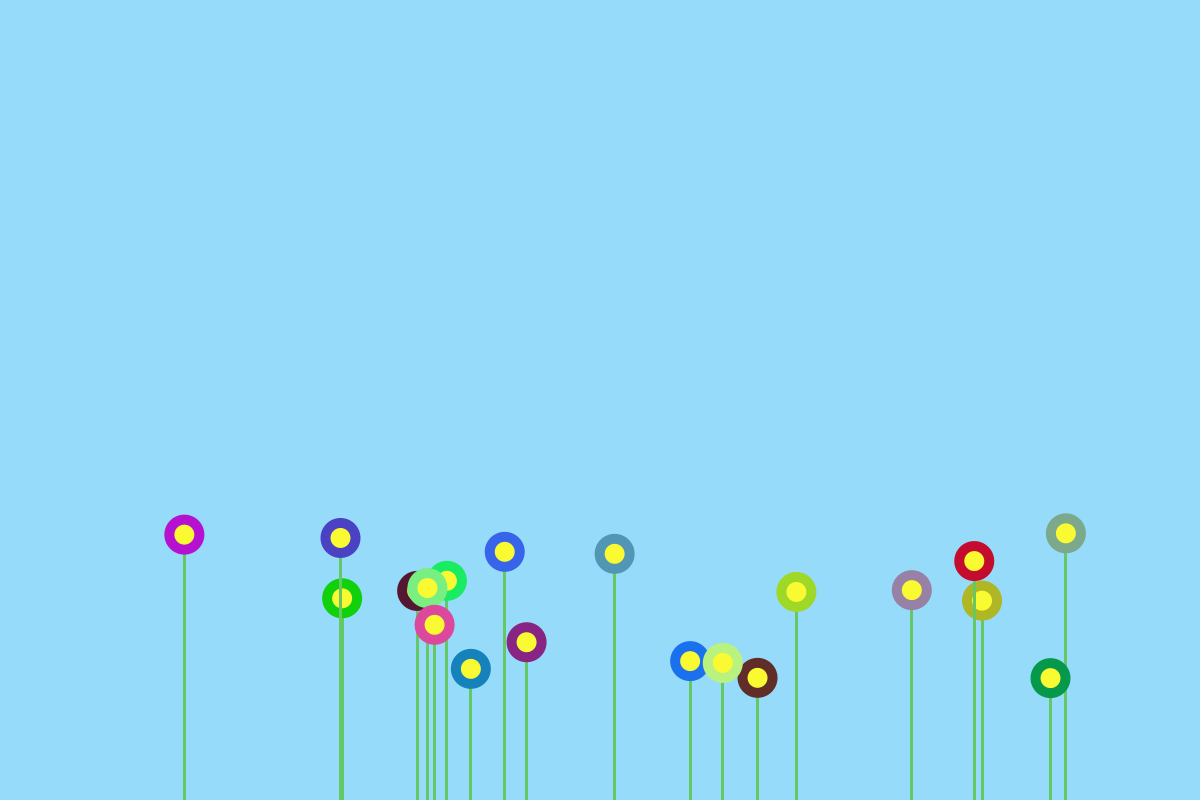
Frame 1 (no input)
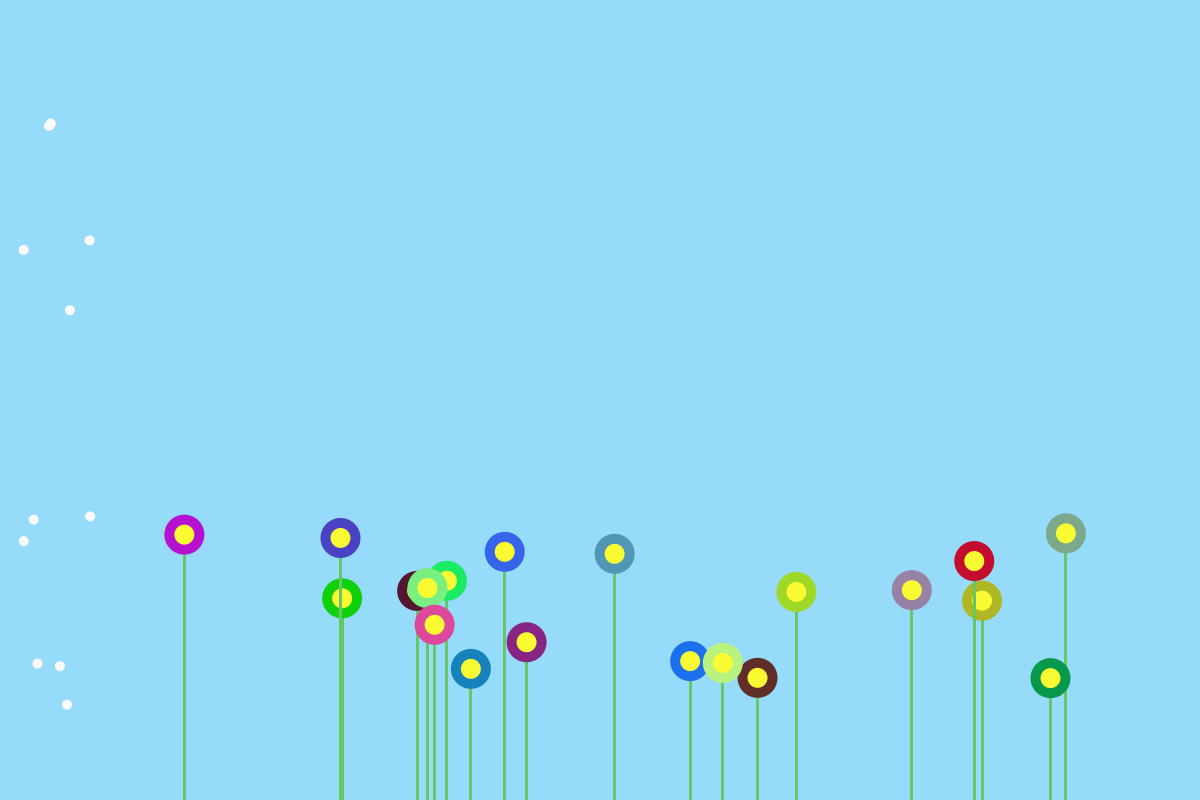
Frame 60 (the mouse pressed at the canvas centre just before this capture)
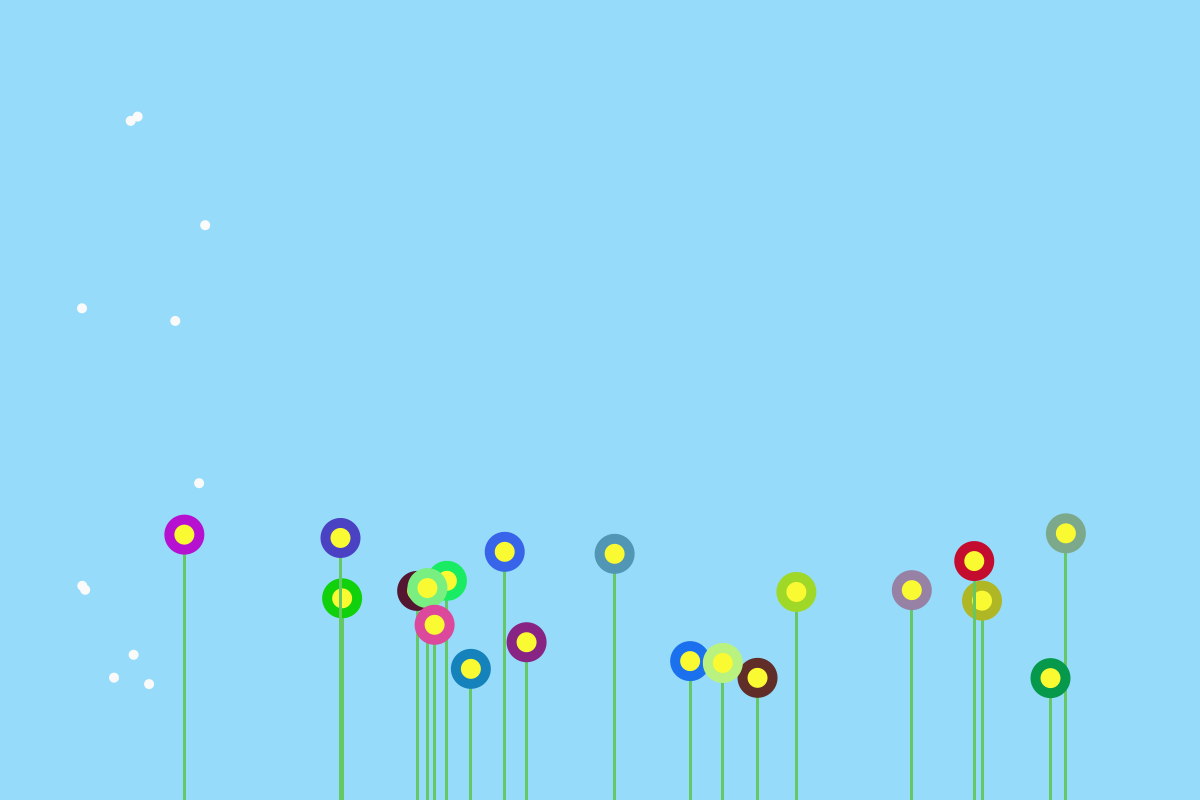
Frame 120 (the mouse held since frame 60 and released just before this capture)

The Processing sketch that drew these frames (run headless with seeded random() and noise(); from frame 60 on, the mouse is pressed at the canvas centre):

// Processing sketch: Motion_Spring_Dynamics
// ── Motion_Spring_Dynamics.pde
Habitat h;
Butterfly b;
void setup() {
  size(1200,800);
  b = new Butterfly(.5, .5); //tester
  h = new Habitat();
}

void draw() {
  background(150,220,250);
  h.display();
  h.run();
  b.display();
  b.move();
}
// ── Butterfly.pde
class Butterfly {
  PVector loc, speed;
  float wave, amp, omega;
  int size, detect_radius;
  color col;
  boolean top, bot, is_hungry, en_route;
  Butterfly() {
    //loc offscreen
    //speed pos or neg depending on where offscreen spawn
    //size range from big to small
    //no color if spawned as adult
    int i = int(random(0,1));
    if(i == 0) {
      loc = new PVector(random(-50, -10), random(100, height - 100));
      speed = new PVector(random(.5,2),random(-.5,.5));
      omega = .03;
    }
    else {
      loc = new PVector(random(width + 10, width + 50), random(0, height));
      speed = new PVector(-random(.5,2),random(-.5,.5));
      omega = random(.03, .5);
    }
    col = color(250);
    amp = random(.5,1);
    en_route = top = bot = false;
    detect_radius = int(random(50,100));
  }
  Butterfly(float o, float a) {
    loc = new PVector(random(-50, -10), random(100, height - 100));
    speed = new PVector(random(.5,2),random(-.5,.5));
    omega = o;
    amp = a;
    col = color(250);
    top = bot = false;
    detect_radius = int(random(50,100));
  }
  void display() {
    //Maybe 2 visuals, focus on small, less-detailed for now that moves around screen
    //other visual close-up, more detailed ?
    noStroke();
    fill(col);
    ellipse(loc.x, loc.y, 10, 10);
  }
  
  void move() {
    //if started on left side, tendency towards right
    //if started on right side, tendency towards left
    wave = amp * sin(omega*loc.x);
    loc.x+=speed.x;
    loc.y+=wave + speed.y;
    //keeps butterfly within section of screen y wise
    if(loc.y > height-150 && !bot) {
      speed.y*=-1;
      bot = true;
      top = false;
    }
    else if(loc.y < 150 && !top) {
      speed.y*=-1;
      top = true;
      bot = false;
    }
    //after going off screen x wise, changes direction
    if(loc.x > width + 50) speed.x*=-1;
    else if(loc.x < -50) speed.x*=-1;
    
  }
  void eat(color c) {
    //gets color of flower and becomes that color
    col = c;
  }
  void flyTo() {
    //changes movement to go towards flower 
    if(!en_route) {
      
      en_route = true; 
    }
  }
}
// ── Flower.pde
class Flower {
  PVector base_loc, top_stem;
  PVector speed;
  color col, other;
  int petal_size, scent_radius, size, lifespan;
  boolean isDead, eaten;
  Flower() {
    //base_loc a little past bottom of screen
    //top_stem can vary
    //color random
    base_loc = new PVector(random(100,1100), random(50) + height);
    size = int(random(150,300));
    top_stem = new PVector(base_loc.x, base_loc.y - size);
    isDead = eaten = false;
    col = color(random(250),random(250),random(250));
    scent_radius = int(random(5,200));
  }
  Flower(color c, int sr) {
    base_loc = new PVector(random(100,1100), random(50) + height);
    size = int(random(150,300));
    top_stem = new PVector(base_loc.x, base_loc.y - size);
    isDead = eaten = false;
    col = c;
    scent_radius = sr;
  }
  Flower(PVector l, color c, int sr) {
    base_loc = l;
    size = int(random(150,300));
    top_stem = new PVector(base_loc.x, base_loc.y - size);
    isDead = eaten = false;
    col = c;
    scent_radius = sr;
  }
  void display() {
    strokeWeight(3);
    stroke(100,200,100);
    line(base_loc.x, base_loc.y, top_stem.x, top_stem.y);
    noStroke();
    fill(col);
    ellipse(top_stem.x, top_stem.y, 40, 40);
    fill(250,250,50);
    ellipse(top_stem.x, top_stem.y, 20, 20);
  }
  void move() {
    //sway
  }
  void eaten() {
    eaten = true; 
  }
  color getColor() {
    return col; 
  }
  color getColorOther() {
    return other; 
  }
  void giveColor(color c) {
    other = c; 
  }
  int getScentRadius() {
    return scent_radius;
  }
  void dead() {
    //when lifespan in seconds is 0, dies
  }
}
// ── Habitat.pde
class Habitat {
  Butterfly[] bb;
  ArrayList<Flower> ff = new ArrayList();
  int b_num, f_num;
  Habitat() {
    b_num = 10;
    f_num = 20;
    bb = new Butterfly[b_num];
    for(int j = 0; j < f_num; j++)
      ff.add(new Flower());
    for(int i = 0; i < b_num; i++) 
      bb[i] = new Butterfly();
  }
  Habitat(int b) {
    b_num = b; 
    f_num = 20;
    bb = new Butterfly[b_num];
    for(int j = 0; j < f_num; j++)
      ff.add(new Flower());
    for(int i = 0; i < b_num; i++) 
      bb[i] = new Butterfly();
  }
  void display() {
    for(Flower f : ff) 
      f.display();
    for(int i = 0; i < b_num; i++) {
      bb[i].display();
      bb[i].move();
    }
  }
  void run() {
    for(int i = 0; i < b_num; i++) {
      for(int j = 0; j < f_num; j++) {
        if(inRange(bb[i], ff.get(i)) && !ff.get(i).eaten) {
          //butterfly becomes flower color if doesn't have one
          bb[i].eat(ff.get(i).col);
          ff.get(i).eaten();
          offspring(ff.get(i));
        }
      }
    }
  }
  boolean inRange(Butterfly b, Flower f) {
    //change bb omega/amp and calc distance something something
    if(dist(b.loc.x, b.loc.y, f.top_stem.x, f.top_stem.y) <= b.detect_radius
    && dist(b.loc.x, b.loc.y, f.top_stem.x, f.top_stem.y) <= f.scent_radius)
      return true;
    return false;
  }
  void offspring(Flower f) {
    int s = f.getScentRadius();
    int ns = int(randomGaussian()) + s;
    color c1 = f.getColor();
    color c2, c3;
    if(f.eaten) {
      c2 = f.getColorOther();
      c3 = c1 + c2;
    }
    else c3 = c1;
    PVector loc = new PVector(randomGaussian() * 30 + f.base_loc.x, randomGaussian() * 30 + f.base_loc.y);
    ff.add(new Flower(loc, c3, ns));
  }
  void newFlower(Flower f) {
    int s = f.getScentRadius();
    int ns = int(randomGaussian()) + s;
    color c1 = f.getColor();
    color c2, c3;
    if(f.eaten) {
      c2 = f.getColorOther();
      c3 = c1 + c2;
    }
    else c3 = c1;
    ff.remove(f);
    ff.add(new Flower(c3, ns));
  }
  void randomNewFlower(Flower f) {
    ff.remove(f);
    ff.add(new Flower());
  }
}
// ── Timer.pde
class Timer {
  int startSec, startMin, startHour;
  int curSec, curMin, curHour;
  int duration, ODURATION;
  boolean start, end;
  Timer(int d) {
    ODURATION = duration = d;
    start = end = false;
  }
  void init() {
    if(!start) {
      startSec = second();
      startMin = minute();
      startHour = hour(); 
      start = true;
    }
  }
  void countdown() {
    init();
    curSec = second();
    if(curSec != startSec) {
      duration--;
      startSec = curSec;
    }
    if(duration <= 0) end = true;
  }
  int getTime() {
    return duration; 
  }
  void reset() {
    duration = ODURATION;
    start = end = false;
  }
}
// ── VerletBall.pde
//Code by Ira Greenberg

class VerletBall {

  PVector pos, posOld;
  PVector push;
  float radius;

  VerletBall(){
  }

  VerletBall(PVector pos,  PVector push, float radius){
    this.pos = pos;
    this.push = push;
    this.radius = radius;
    this.posOld  = new PVector(pos.x, pos.y);
    
    // start motion
    pos.add(push);
  }

  void verlet(){
    PVector posTemp = new PVector(pos.x, pos.y);
    pos.x += (pos.x-posOld.x);
    pos.y += (pos.y-posOld.y);
    posOld.set(posTemp);
  }

  void render(){
    ellipse(pos.x, pos.y, radius*2, radius*2);
  }

  void boundsCollision(){
    if (pos.x>width-radius){
      pos.x = width-radius;
      posOld.x = pos.x;
      pos.x -= push.x;
    } 
    else if(pos.x<radius){
      pos.x = radius;
      posOld.x = pos.x;
      pos.x += push.x;
    }

    if (pos.y<radius){
      pos.y = radius;
      posOld.y = pos.y;
      pos.y += push.y;
    } 
    
    if (pos.y>height-radius){
      pos.y = height-radius;
      posOld.y = pos.y;
      pos.y -= push.y;
    } 
  }



}
// ── VerletStick.pde
//Code by Ira Greenberg

class VerletStick {
  VerletBall b1, b2;
  float stiffness;
  
  PVector vecOrig;
  float len;

  VerletStick(){
  }

  VerletStick(VerletBall b1, VerletBall b2, float stiffness){
    this.b1 = b1;
    this.b2 = b2;
    this.stiffness = stiffness;
    vecOrig  = new PVector(b2.pos.x-b1.pos.x, b2.pos.y-b1.pos.y);
    len = dist(b1.pos.x, b1.pos.y, b2.pos.x, b2.pos.y);
  }

  void render(){
    beginShape();
    vertex(b1.pos.x, b1.pos.y);
    vertex(b2.pos.x, b2.pos.y);
    endShape();
  }

  void constrainLen(){
    PVector delta = new PVector(b2.pos.x-b1.pos.x, b2.pos.y-b1.pos.y);
    float deltaLength = delta.mag();
    float difference = ((deltaLength - len) / deltaLength);
    b1.pos.x += delta.x * (0.5f * stiffness * difference);
    b1.pos.y += delta.y * (0.5f * stiffness * difference);
    b2.pos.x -= delta.x * (0.5f * stiffness * difference);
    b2.pos.y -= delta.y * (0.5f * stiffness * difference);
  }

}
